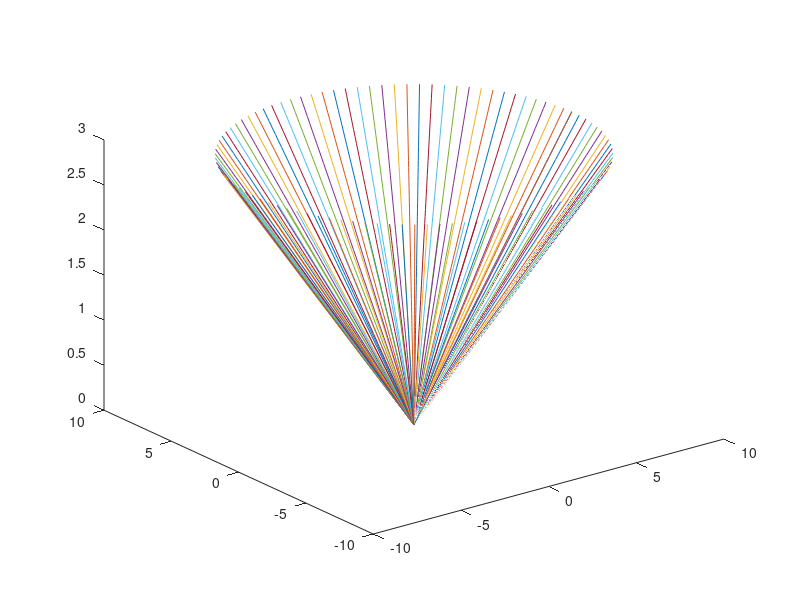

The MATLAB source for this figure:
% Задание 1
fplot(@(x) (x^2 - x - 6) / abs(x - 3), [-5, 5]);
fplot(@(x) (abs(cos(x))*tan(x)), [-5, 5]);

%Задаание 2
t = linspace(0, 2*pi, 100);
x = 3 * cos(t);
y = 3 * sin(t);
plot(x, y);

%Задание 3
theta = linspace(0, 2*pi, 100);
r = 2 * sin(3 * theta);
polar(theta, r);

%Задание 4
t = linspace(0, 2*pi, 100);
s = linspace(0, 3, 50);

%функция для создания сетки координат
%создает две матрицы: одну для значений t и другую для значений s
[T, S] = meshgrid(t, s);

x = 3 * S .* cos(T); %точка перед умножением нужна для поэлементного умножения
y = 3 * S .* sin(T);
z = S;

plot3(x, y, z);
